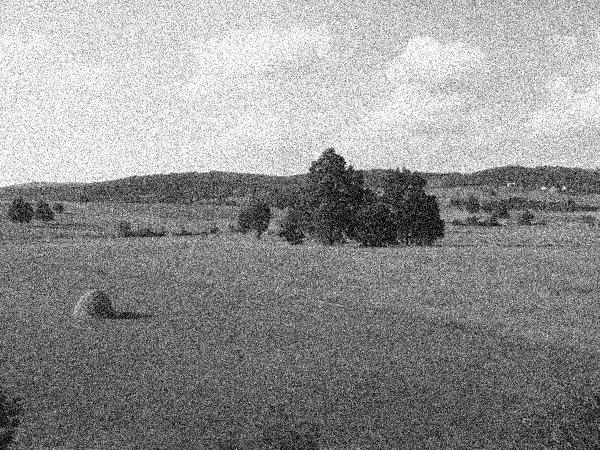
#> input picture ngry.jpg, 600 x 450 px
$ python median.py
#> lines starting #> are read from the running program, lines starting #| are printed output that depends on the picture
import cv2
import numpy as np

img = cv2.imread("ngry.jpg")
#> img is the input picture: shape (450, 600, 3); min 0, max 255, mean 146.8

median = cv2.medianBlur(img,5)
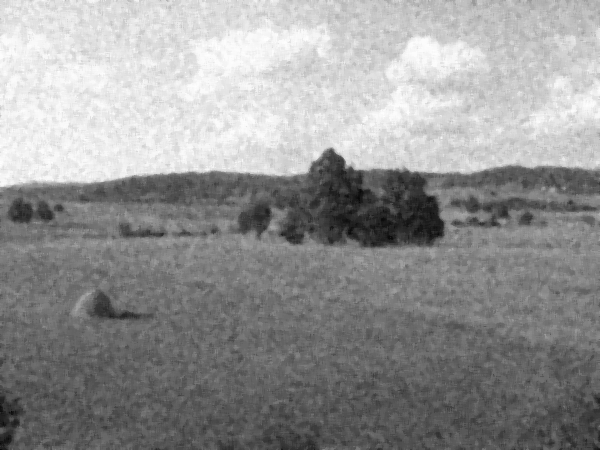
#> median: shape (450, 600, 3); min 8, max 255, mean 148.1

cv2.imwrite("median.jpg", median)
